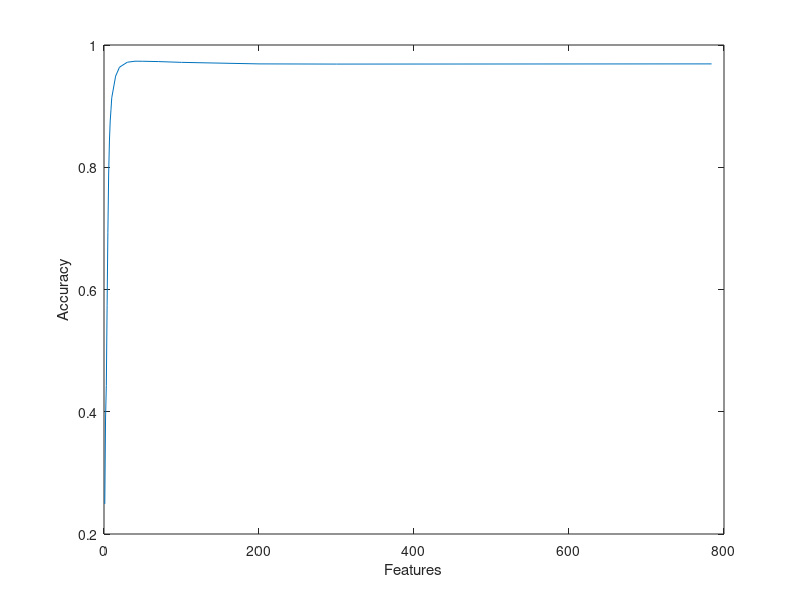
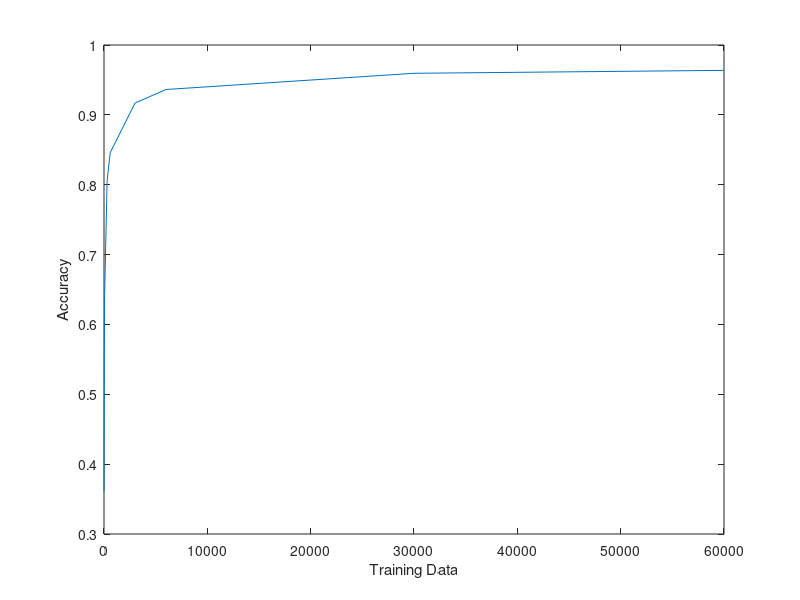

These figures' MATLAB source, in order:
%% Plot for the result of accuracy against features.
accuracy1 = [0.2491, 0.3898, 0.4428, 0.5738, 0.6937, 0.7889, 0.8430, 0.8756, 0.8941, 0.9137, 0.9491, 0.9637, 0.9718, 0.9735, 0.9734, 0.9729, 0.9716, 0.9691, 0.9688, 0.9691];
features = [1, 2, 3, 4, 5, 6, 7, 8, 9, 10, 15, 20, 30, 40, 50, 70, 100, 200, 300, 784];
figure(1);
plot(features, accuracy1)
xlabel('Features');
ylabel('Accuracy');
%% Plot for the result of accuracy against the size of training set.
accuracy2 = [0.3610, 0.5490, 0.6411, 0.8057, 0.8459, 0.9169, 0.9363, 0.9595, 0.9637,];
samples = [6, 30, 60, 300, 600, 3000, 6000, 30000, 60000];
figure(2);
plot(samples, accuracy2)
xlabel('Training Data');
ylabel('Accuracy');